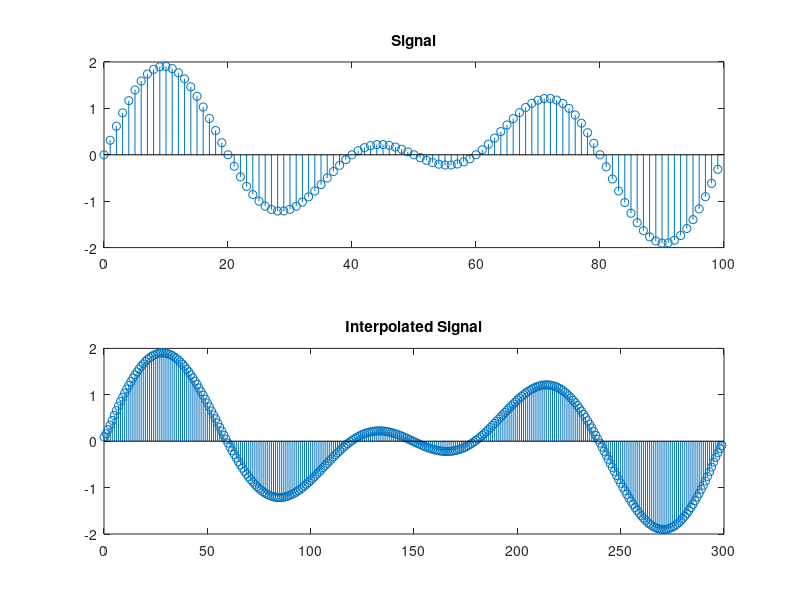

Recreate this plot in MATLAB.
interpolationFactor = 3;
frequency1 = 0.02;
frequency2 = 0.03;
signalLength = 100;
time = 0:signalLength-1;
interpolatedTime = 0:signalLength*interpolationFactor-1;
signal = sin(2*pi*frequency1*time)+sin(2*pi*frequency2*time);
interpolatedSignal = interp(signal(1:signalLength),interpolationFactor);
subplot(2,1,1)
stem(time,signal(1:signalLength));
title('Signal');
subplot(2,1,2)
% length(interpolatedSignal)
% length(interpolatedTime)
stem(interpolatedTime,interpolatedSignal);
title('Interpolated Signal');
